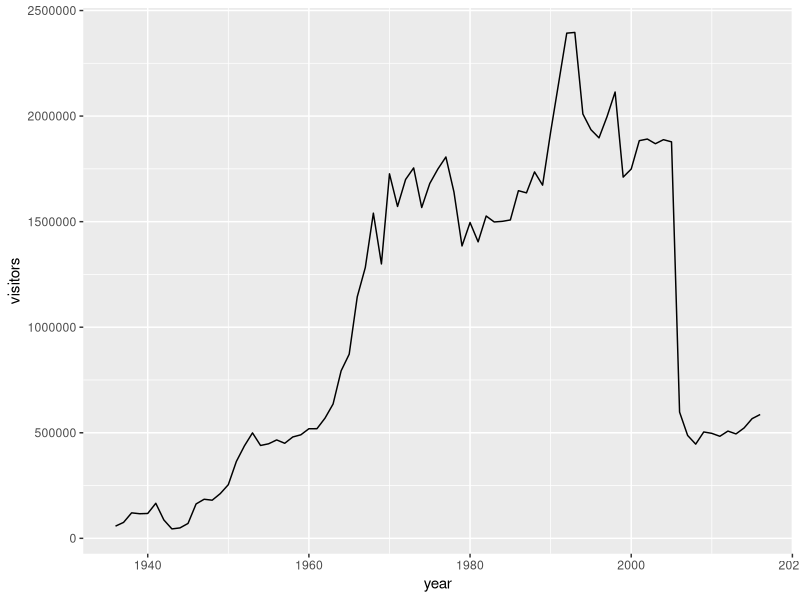
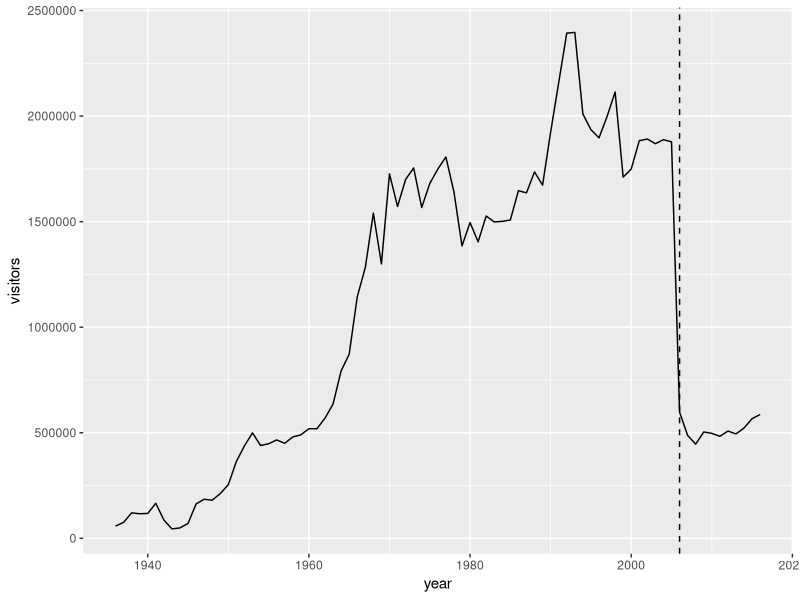
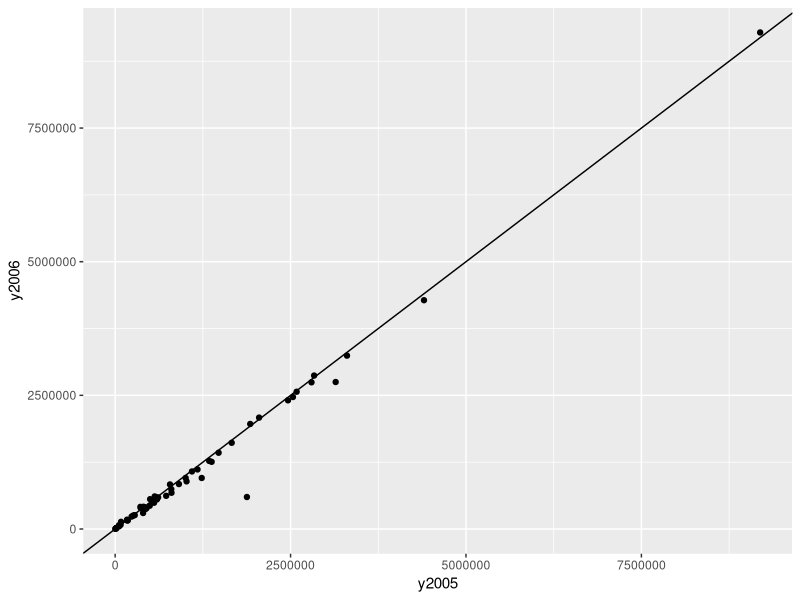
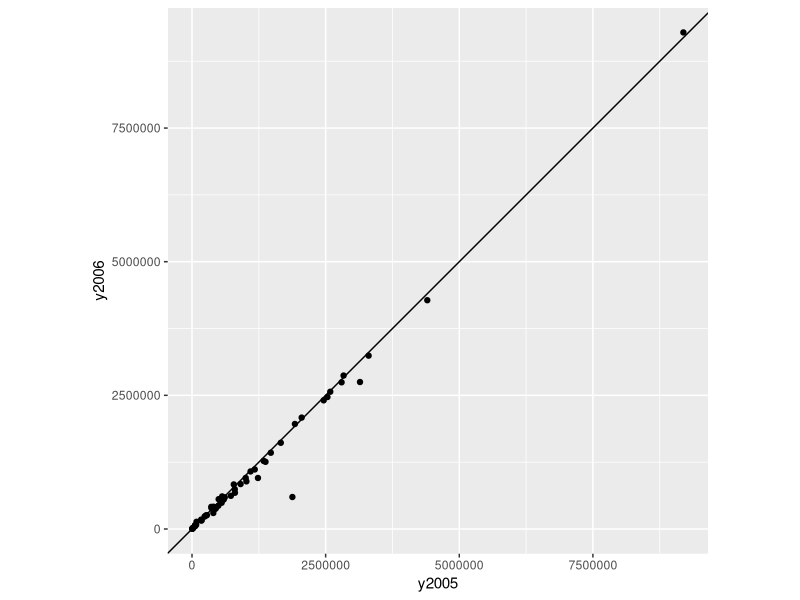
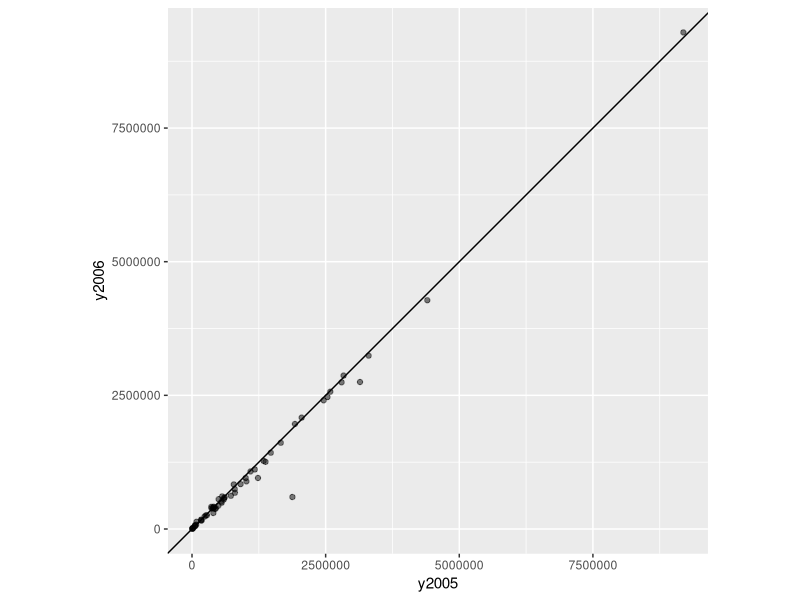
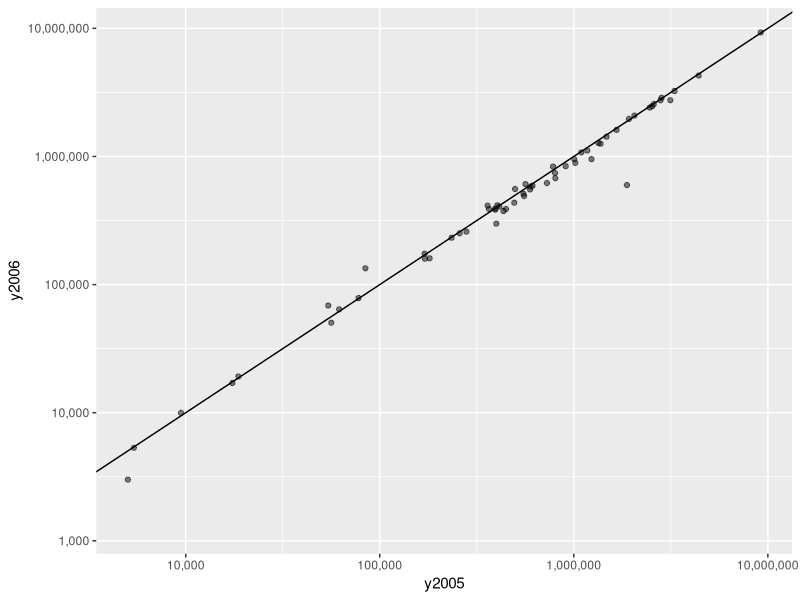
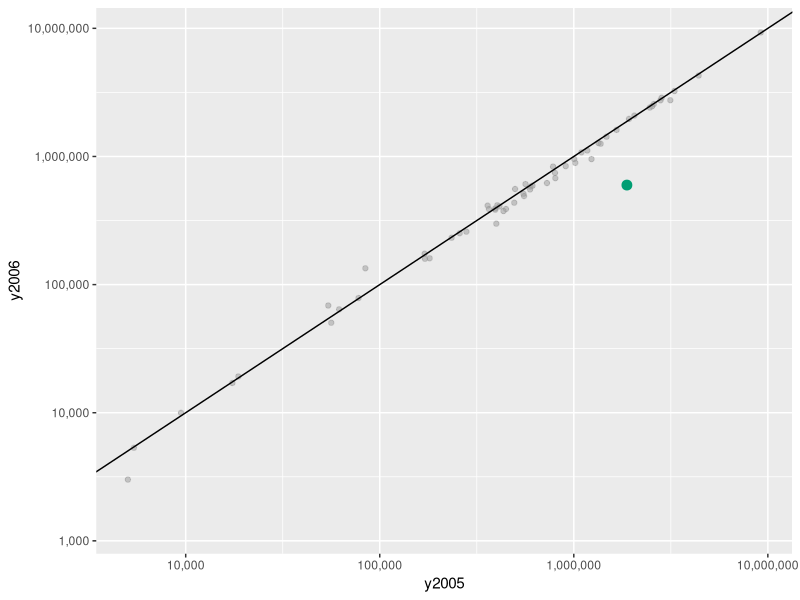
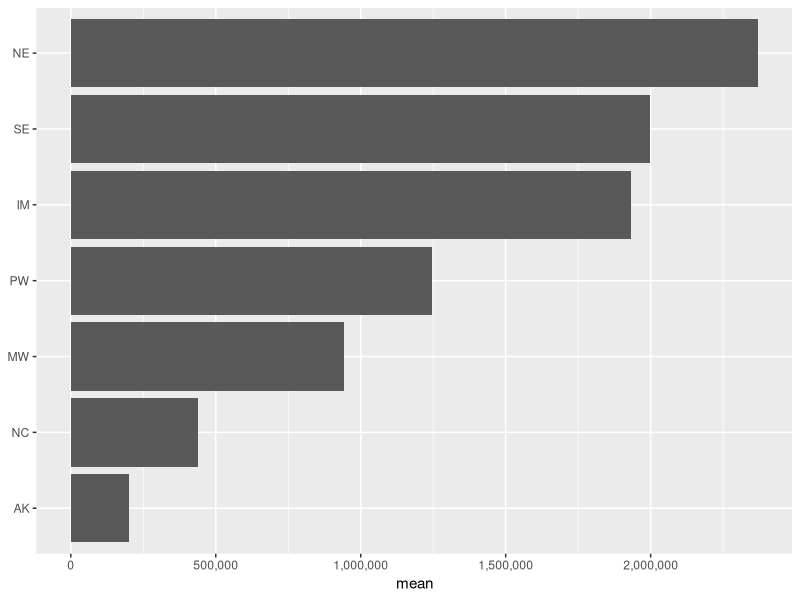

These figures' R source, in order:
# visualization day 2: what is in the data?

library(tidyverse)

# last thursday: every choice in a chart changes what the reader sees.
# today: before you choose colors or titles, you have to
# know what each dot, bar, and line on your chart actually stands for.


# one question all day, and it's the one from your weekly:
# where does mammoth cave sit among the national parks?


# for the weekly, we saw that it was 33/60 in 2016. but what does that answer 
# not tell us? what is hiding under that answer? 


# before we code:
# in ch. 9, wilke takes one set of temperatures and draws it several ways.
# one version shows only the average for each month. another shows a box
# for each month. another shows every single day as its own dot.
# if you had to plan an outdoor wedding from one of those charts, which
# would you want? why?



# you built this table in the weekly, so today it's given. run it.
# (if your file is somewhere else, change the path.)

parks_raw <- read_csv("data/raw/national_parks.csv")

np <- parks_raw |>
  filter(year != "Total", unit_type == "National Park") |>
  mutate(year = as.integer(year)) |>
  distinct(unit_code, year, .keep_all = TRUE)

# the colorblind-safe palette from last thursday
okabe_ito <- unname(palette.colors(palette = "Okabe-Ito")[2:8])



# 1. what does one point stand for?

# in the weekly you only looked at 2016. the file goes back much further.
# make a line chart of mammoth cave's visitors over time: year on x,
# visitors on y.
# (hint: its unit_code is "MACA". scales::label_comma() fixes the y labels.)
maca <- np |> 
  filter(unit_code == "MACA")


maca |> 
  ggplot(aes(x = year, y = visitors)) + 
  geom_line()

# something happens in the mid-2000s. find the exact years and the exact
# numbers. we'll do this for 2003-2008 and just look at year and visitors. 
maca |> 
  filter(year >= 2003, year <= 2008) |> 
  select(year, visitors) |> 
  arrange(year)


# what are some things that could explain a drop like that?


# wilke makes a point in ch. 3 that's easy to skip: the SHAPE of a figure
# changes what it emphasizes. a tall, narrow chart makes ups and downs look
# dramatic. a short, wide chart flattens them. the data don't change.

# try it. drag your plot pane so the chart is tall and narrow, then short
# and wide. how does the story about mammoth cave change?


# mark the year of the drop so a reader can't miss it.
# (hint: geom_vline(xintercept = ..., linetype = "dashed"))
maca |> 
  ggplot(aes(x = year, y = visitors)) + 
  geom_line() + 
  geom_vline(xintercept = 2006, linetype = "dashed")




# each point on your line has a year and a number. what does that number stand
# for: the people who visited, or the visits the park service recorded?
# are those always the same thing? when would they come apart?



# 2. was it the park, or was it everybody?

# one of your guesses was probably "people stopped coming." here's a way to
# test it: if something big happened in 2006, the other parks should show
# it too. this table puts each park's 2005 and 2006 side by side. 

two_years <- np |>
  filter(year %in% c(2005, 2006)) |>
  select(unit_name, year, visitors) |>
  pivot_wider(names_from = year, values_from = visitors, names_prefix = "y") |>
  mutate(change = y2006 / y2005 - 1) |>
  arrange(change)

two_years |> 
  print(n = 60)

# what's mammoth cave's change? what's the next biggest drop? what does a
# typical park look like?


# that's ugly. let's make this a nicer looking visual :)

# if a park had exactly the same visitors both years, where would its dot
# be? add a line that shows "nothing changed."
# (hint: geom_abline(slope = 1, intercept = 0))
two_years |> 
  ggplot(aes(x = y2005, y = y2006)) + 
  geom_point() + 
  geom_abline(slope = 1, intercept = 0)


# so what does it mean for a dot to be above the line? below it?


# look closely at your chart. both axes are visitors, but is one million
# visitors the same length going across as going up? wilke gives us some helpful guidance here :)

# fix it. what angle is the "nothing changed" line now?
# (hint: add coord_equal())
two_years |> 
  ggplot(aes(x = y2005, y = y2006)) + 
  geom_point() + 
  geom_abline(slope = 1, intercept = 0) + 
  coord_equal()


# next problem: where are most of your sixty dots?

# wilke's ch. 18 is about dots landing on top of each other. his first fix
# is making them transparent, so piles look darker than single dots.
# try it.

two_years |> 
  ggplot(aes(x = y2005, y = y2006)) + 
  geom_point(alpha = 0.5) + 
  geom_abline(slope = 1, intercept = 0) + 
  coord_equal()


# did that fix it? is the problem here really too many dots in one place,
# or is it something we already solved last thursday with GDP?
# fix it the other way.
two_years |> 
  ggplot(aes(x = y2005, y = y2006)) + 
  geom_point(alpha = 0.5) + 
  geom_abline(slope = 1, intercept = 0) + 
  scale_x_log10(labels = scales::label_comma()) + 
  scale_y_log10(labels = scales::label_comma()) 

# find mammoth cave. then make it impossible to miss, the way you did in
# the weekly: every other park gray, mammoth cave in color.
# (hint: a second geom_point() with its own data:
#  data = filter(two_years, unit_name == "Mammoth Cave National Park"))
two_years |> 
  ggplot(aes(x = y2005, y = y2006)) + 
  geom_point(color = "grey60", alpha = 0.5) + 
  geom_point(data = filter(two_years, unit_name == "Mammoth Cave National Park"),
             color = okabe_ito[3], size = 3) + 
  geom_abline(slope = 1, intercept = 0) + 
  scale_x_log10(labels = scales::label_comma()) + 
  scale_y_log10(labels = scales::label_comma()) 

# think back to your three guesses from part 1. does this give any evidence? 


# the line chart in part 1 and this scatter both show the 2006 drop. what
# does this one tell a reader that the line chart couldn't?


# ggplot gave you a warning on this chart. which park is missing, and why?


# 3. below average compared to what?

# so mammoth cave's 2016 number is probably counted differently than its
# 2005 number. now look at who we compare it to.

# mammoth cave is in the southeast region. is it below average for a
# southeast park? compute the number of parks, the mean, and the median for
# each region in 2016.

# region codes: AK alaska, IM intermountain, MW midwest,
# NC national capital, NE northeast, PW pacific west, SE southeast

parks_2016 <- np |>
  filter(year == 2016)


# make the chart most people would make: a bar for each region's mean.
parks_2016 |> 
  group_by(region) |> 
  summarise(
    mean = mean(visitors, na.rm = TRUE)
  ) |> 
  ggplot(aes(x = mean, y = fct_reorder(region, mean))) + 
  geom_col() + 
  scale_x_continuous(labels = scales::label_comma()) + 
  labs(y = NULL)


# mammoth cave had 586,514 visitors. according to this chart, how does it
# compare to a southeast park? which region has the busiest parks?


# this is wilke's main argument in ch. 9: a mean turns a whole group into
# one number, and one bar can't tell you what the group looks like. his
# answer is to look at the individual points before you trust the summary.

# so look. one dot per park: visitors on x, region on y.
parks_2016 |> 
  ggplot(aes(x = visitors, y = region)) + 
  geom_point(alpha = 0.4) + 
  scale_x_continuous(labels = scales::label_comma()) 
# find the southeast row. its bar said about 2 million. how many southeast
# parks are anywhere near 2 million? what is that mean actually describing?


# now look at alaska. how many parks do you see? how many does your table
# say there are?

# when dots sit on top of each other, wilke's fix (ch. 9 and ch. 18) is
# jitter: nudge each dot a little, at random, so you can see them all.
# but this changes what the values look like. is this lying? 
# are there ways we could nudge them that wouldn't misrepresent visitors?

parks_2016 |> 
  ggplot(aes(x = visitors, y = region)) +
  geom_jitter(height = 0.2, width = 0, alpha = 0.5) + 
  scale_x_continuous(labels = scales::label_comma()) 


# now put the summary back, on top of the dots: each region's median, in a
# different color AND a different shape. and put n in the region labels,
# so nobody has to guess how many parks are behind a row.
# (hint: join your region summary onto parks_2016, then
#  mutate(region_n = str_c(region, " (n = ", n, ")")) and use region_n on y.
#  the median layer: geom_point(aes(x = median), shape = 18, size = 4, ...))


# look at the northeast and national capital rows. your bar chart drew
# their bars exactly as solid as intermountain's. should it have?


# so, is mammoth cave below average for the southeast? answer it twice:
# once with the mean, once with the median.


# you now have two charts of the same 60 numbers: bars of means, and dots
# with medians. what does the bar chart let you believe that isn't true?
# is there anything the bar chart does better?



# for you

# last night you wrote 3-4 sentences answering "where does mammoth cave sit
# among the national parks?" what would you add or change now?


# thursday we start the coach's trackman data. every pitch in it has a pitch
# type. who do you think decided what each pitch was? why might that matter
# for a chart colored by pitch type?
